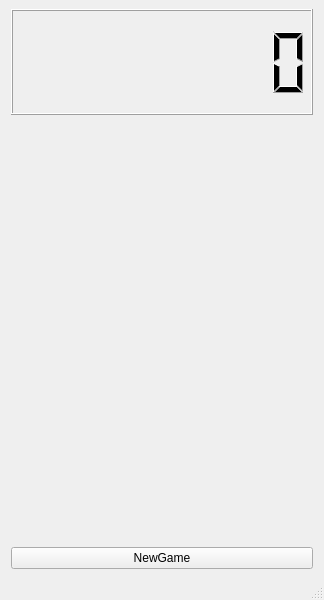
<?xml version="1.0" encoding="UTF-8"?>
<ui version="4.0">
 <class>MainWindow</class>
 <widget class="QMainWindow" name="MainWindow">
  <property name="geometry">
   <rect>
    <x>0</x>
    <y>0</y>
    <width>324</width>
    <height>600</height>
   </rect>
  </property>
  <property name="maximumSize">
   <size>
    <width>16777215</width>
    <height>16777215</height>
   </size>
  </property>
  <property name="windowTitle">
   <string>MainWindow</string>
  </property>
  <widget class="QWidget" name="centralwidget">
   <layout class="QGridLayout" name="gridLayout">
    <item row="1" column="1">
     <widget class="FIELD" name="widget" native="true">
      <property name="minimumSize">
       <size>
        <width>302</width>
        <height>420</height>
       </size>
      </property>
      <property name="maximumSize">
       <size>
        <width>300</width>
        <height>420</height>
       </size>
      </property>
      <property name="focusPolicy">
       <enum>Qt::StrongFocus</enum>
      </property>
     </widget>
    </item>
    <item row="0" column="1">
     <widget class="QLCDNumber" name="lcdNumber">
      <property name="digitCount">
       <number>8</number>
      </property>
     </widget>
    </item>
    <item row="2" column="1">
     <widget class="QPushButton" name="pushButton">
      <property name="text">
       <string>NewGame</string>
      </property>
     </widget>
    </item>
   </layout>
  </widget>
  <widget class="QMenuBar" name="menubar">
   <property name="geometry">
    <rect>
     <x>0</x>
     <y>0</y>
     <width>324</width>
     <height>22</height>
    </rect>
   </property>
  </widget>
  <widget class="QStatusBar" name="statusbar"/>
 </widget>
 <customwidgets>
  <customwidget>
   <class>FIELD</class>
   <extends>QWidget</extends>
   <header location="global">field.h</header>
   <container>1</container>
   <slots>
    <signal>setValue(int)</signal>
    <slot>slotFigureInit()</slot>
   </slots>
  </customwidget>
 </customwidgets>
 <resources/>
 <connections>
  <connection>
   <sender>widget</sender>
   <signal>setValue(int)</signal>
   <receiver>lcdNumber</receiver>
   <slot>display(int)</slot>
   <hints>
    <hint type="sourcelabel">
     <x>96</x>
     <y>180</y>
    </hint>
    <hint type="destinationlabel">
     <x>117</x>
     <y>96</y>
    </hint>
   </hints>
  </connection>
  <connection>
   <sender>pushButton</sender>
   <signal>clicked()</signal>
   <receiver>widget</receiver>
   <slot>slotFigureInit()</slot>
   <hints>
    <hint type="sourcelabel">
     <x>167</x>
     <y>547</y>
    </hint>
    <hint type="destinationlabel">
     <x>162</x>
     <y>516</y>
    </hint>
   </hints>
  </connection>
 </connections>
</ui>
